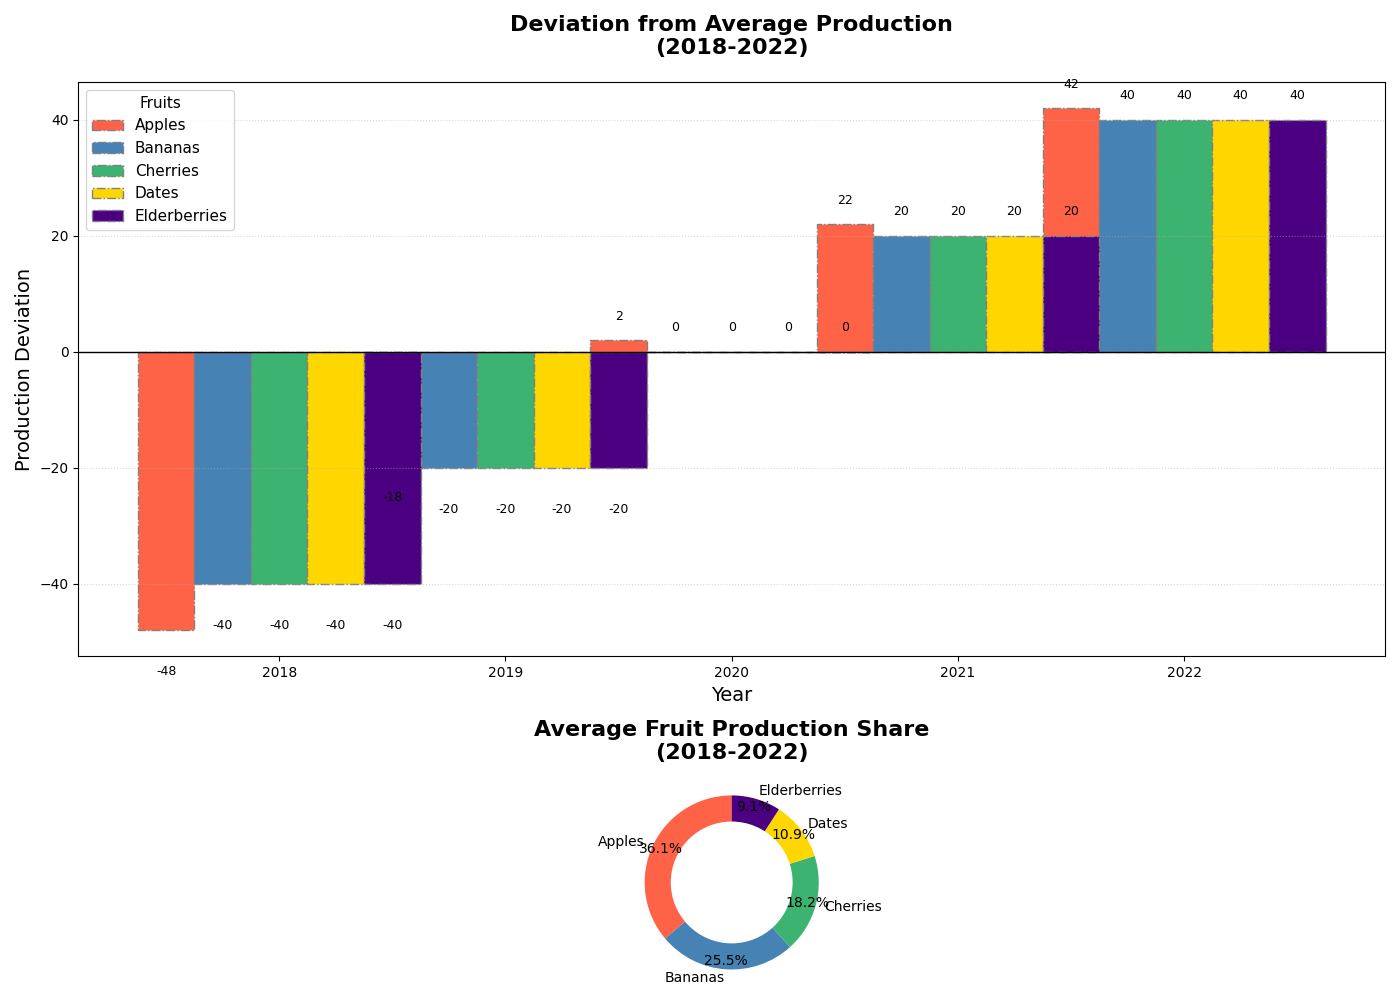

Write Python code to recreate this figure.
import matplotlib.pyplot as plt
import numpy as np

fruits = ["Apples", "Bananas", "Cherries", "Dates", "Elderberries"]
years = ["2018", "2019", "2020", "2021", "2022"]

fruit_production = np.array([
    [150, 180, 200, 220, 240],  # Apples
    [100, 120, 140, 160, 180],  # Bananas
    [60, 80, 100, 120, 140],    # Cherries
    [20, 40, 60, 80, 100],      # Dates
    [10, 30, 50, 70, 90]        # Elderberries
])

deviations = fruit_production - fruit_production.mean(axis=1, keepdims=True)

bar_width = 0.25
x = np.arange(len(years))

fig, axs = plt.subplots(nrows=2, ncols=1, figsize=(14, 10), gridspec_kw={'height_ratios': [3, 1]})
new_colors = ['#FF6347', '#4682B4', '#3CB371', '#FFD700', '#4B0082']

# First subplot: Diverging Bar Chart for deviations in fruit production
for i, fruit in enumerate(fruits):
    axs[0].bar(x + i * bar_width, deviations[i], width=bar_width, label=fruit, color=new_colors[i], edgecolor='grey', linestyle='-.')

axs[0].set_title('Deviation from Average Production\n(2018-2022)', fontsize=16, fontweight='bold', pad=20)
axs[0].set_xlabel('Year', fontsize=14)
axs[0].set_ylabel('Production Deviation', fontsize=14)
axs[0].set_xticks(x + bar_width * 2)
axs[0].set_xticklabels(years)
axs[0].axhline(0, color='black', linewidth=1)
# Altering legend position and format
axs[0].legend(title='Fruits', fontsize=11, title_fontsize='11', loc='best')
# Changing grid style
axs[0].grid(axis='y', linestyle=':', alpha=0.5)

for i in range(len(fruits)):
    for j in range(len(years)):
        axs[0].text(x[j] + i * bar_width, deviations[i, j] + (3 if deviations[i, j] >= 0 else -6), f'{deviations[i, j]:.0f}', ha='center', va='bottom' if deviations[i, j] >= 0 else 'top', fontsize=9)

average_production = np.mean(fruit_production, axis=1)
axs[1].pie(average_production, labels=fruits, colors=new_colors, autopct='%.1f%%', startangle=90, pctdistance=0.9)
axs[1].set_title('Average Fruit Production Share\n(2018-2022)', fontsize=16, fontweight='bold', pad=20)

centre_circle = plt.Circle((0,0),0.70,fc='white')
fig.gca().add_artist(centre_circle)
axs[1].axis('equal')

plt.tight_layout()
plt.show()
